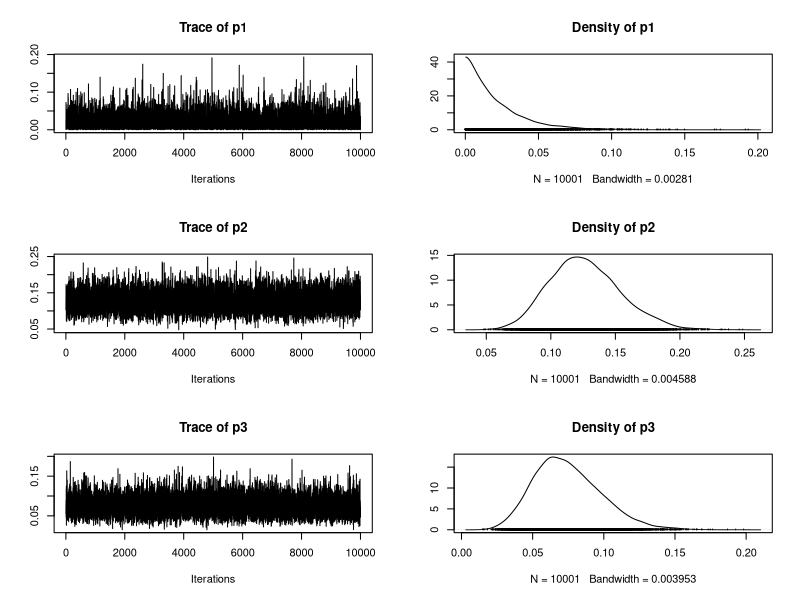
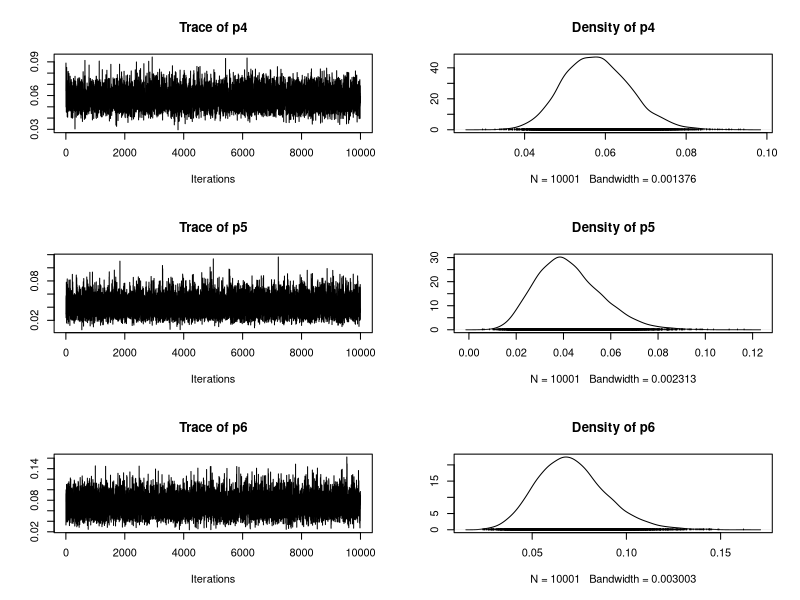
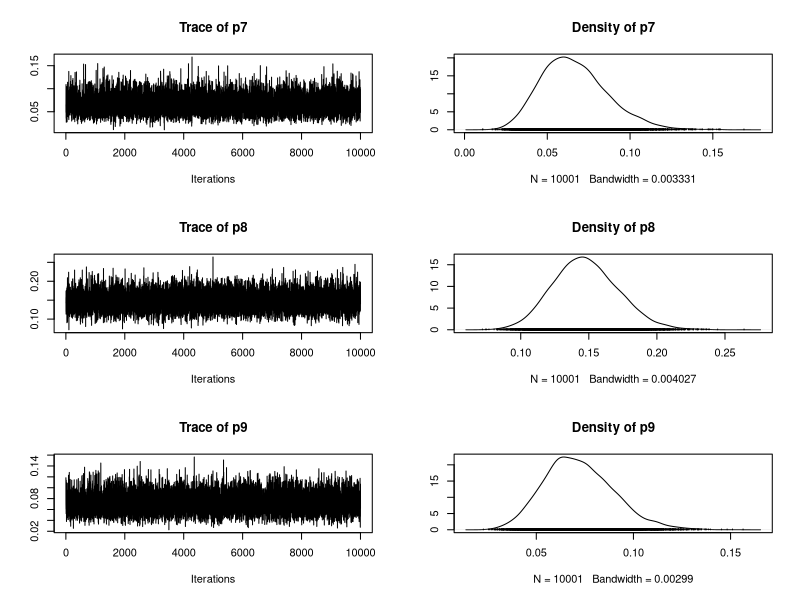
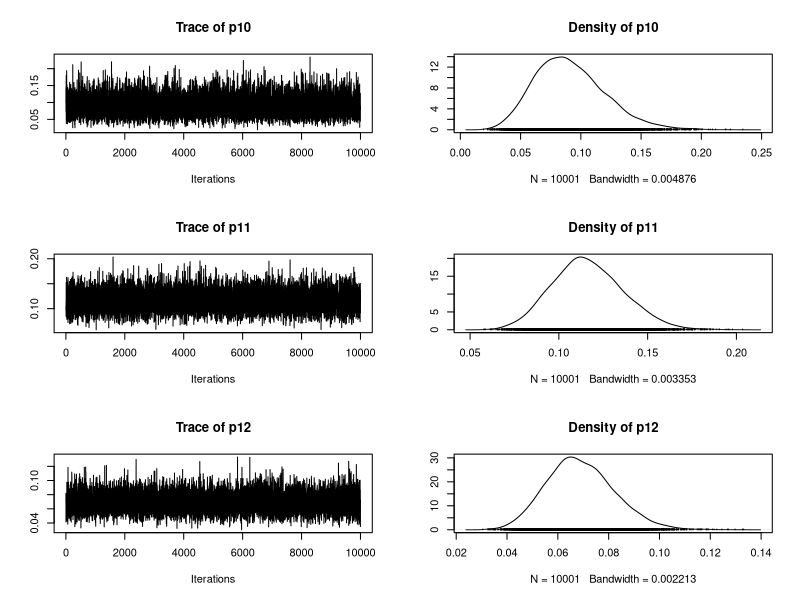
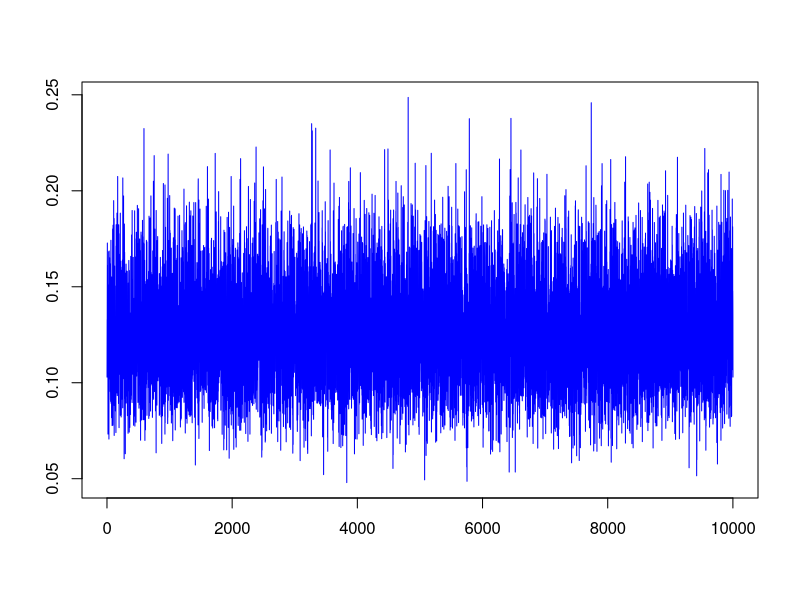
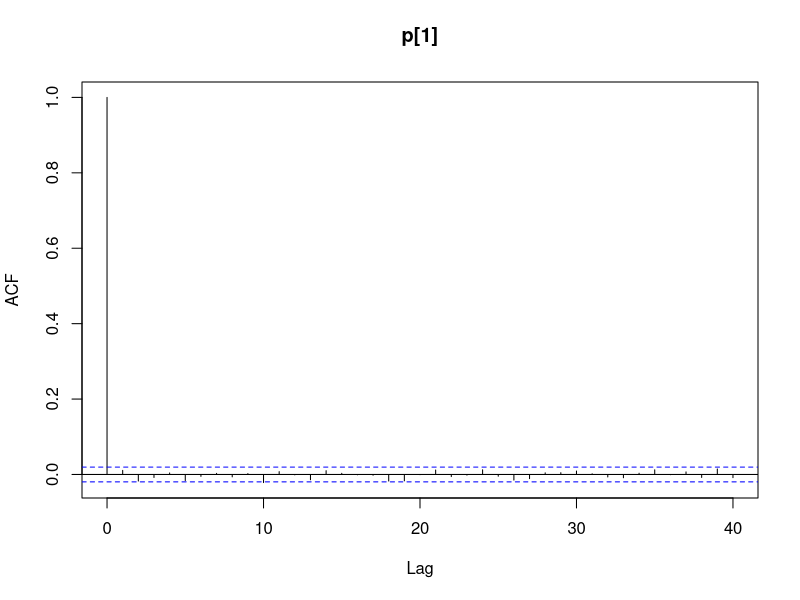
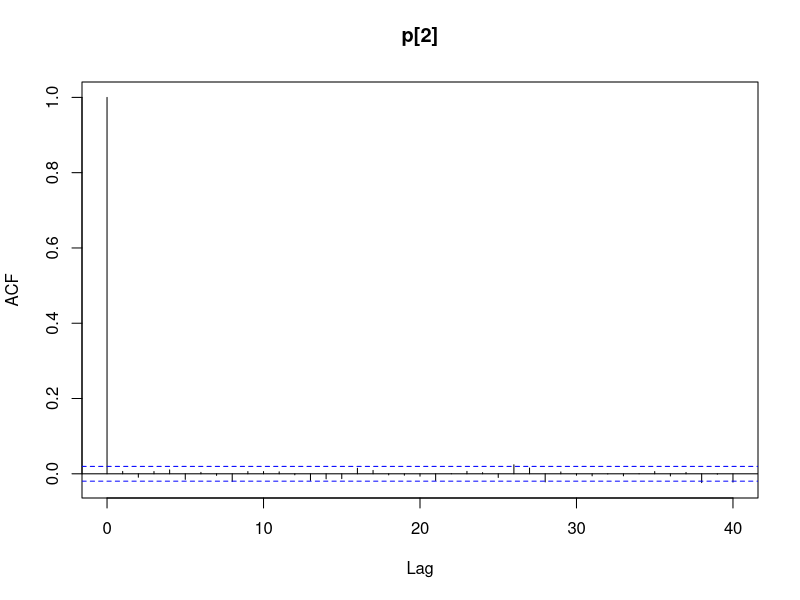
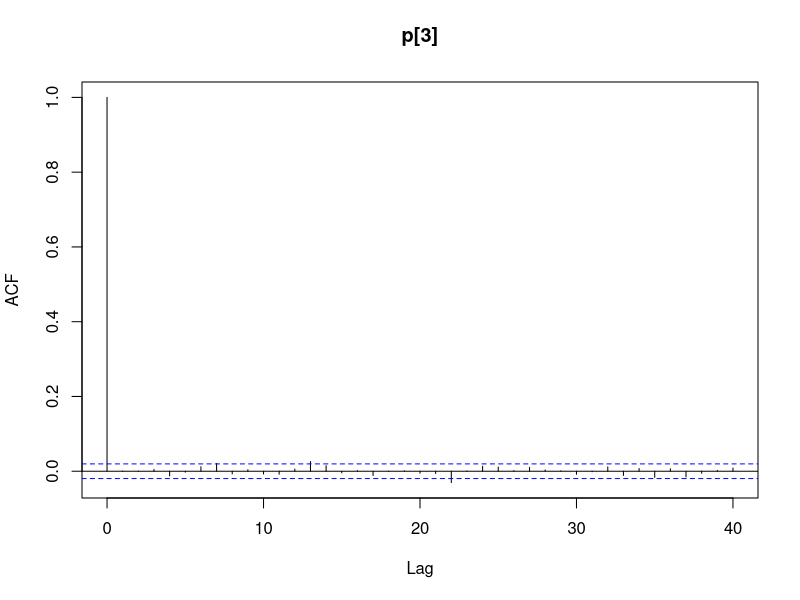

R code for these plots, in order:
## ---- chunk 1
library(coda) #pour fonction mcmc
## ---- chunk 2
gibbs1 = function(nchain){
  #nombres d'opération
  n_ops = c(47, 148, 119, 810,   211, 196, 148, 215, 207, 97, 256, 360)
  #nombre de morts par hopital
  n_death = c(0, 18, 8, 46, 8, 13, 9,   31, 14, 8, 29, 24)
  #nombre d'hopitaux
  N_hospitals = 12 
  
  chain = matrix(0.5, nchain + 1, N_hospitals) #p1, ..., p12
  colnames(chain) = c(paste0("p",1:12))
  
  for (i in 1:nchain){
    pi = chain[i,]
    #pour chaque hopital (N)
    for (j in 1:N_hospitals){
      pi[j] = rbeta(1, n_death[j]+1, n_ops[j] - n_death[j] +1)
    }
    #stocker les valeurs de la chaine
    chain[i+1,] = pi 
  }
  return(chain)
}
## ---- chunk 3
chain = gibbs1(11000)

#burn in period
chain = chain[1001:11001,]
plot(mcmc(chain))
## ---- chunk 4
plot(chain[,2], xlab="", ylab="", col="blue", type="l")
## ---- chunk 5
for (i in 1:12) {
  acf(chain[,i], main=paste0("p[",i,"]"))
}
## ---- chunk 6
res = data.frame(
  mean = round(apply(chain, 2, mean), 4),
  sd = round(apply(chain, 2, sd), 4)
)
rownames(res) = paste0("p[", 1:12,"]")
print(res)
